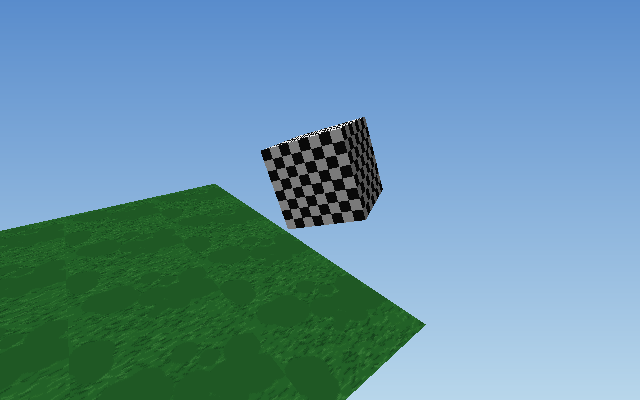

Recreate this plot in Python.
"""
first_cube.py
=============
Milestone demo M1-M4 (handbook section 4): a single textured cube
transformed by hand-built 4x4 matrices.

It reuses the project's own math (math3d), mesh and renderer modules,
so it doubles as a sanity check of the whole pipeline:

    M1 vector / dot / cross        -> normal + lighting term
    M2 4x4 matrix multiplication   -> model matrix T @ R @ S
    M3 camera basis + view matrix  -> world -> camera space
    M4 perspective projection      -> screen space + z-buffer

Run:  python first_cube.py            (writes first_cube.png)
"""

import math

import numpy as np
from PIL import Image

import config as C
import math3d as MT
import mesh as MSH
import textures as T
from raster import Renderer


def build_view(eye, target, width, height):
    """M3: an explicit 4x4 view matrix + projection matrix."""
    right, up, forward = MT.camera_basis(eye, target)
    view = np.eye(4, dtype=float)
    view[0, :3] = right
    view[1, :3] = up
    view[2, :3] = forward          # camera looks down +Z
    view[:3, 3] = -view[:3, :3] @ np.asarray(eye, dtype=float)

    f = MT.focal_length(height, C.FOV_Y_DEG)
    proj = np.zeros((4, 4), dtype=float)
    proj[0, 0] = f
    proj[1, 1] = f
    proj[2, 2] = 1.0
    proj[2, 3] = 0.0
    return view, proj, f


def main():
    width, height = 640, 400
    renderer = Renderer(width, height)

    # M2: model matrix = translate * rotate_y * rotate_x * scale
    angle = math.radians(28.0)
    model = (MT.translation(0.0, 1.1, 3.2)
             @ MT.rotation_y(angle)
             @ MT.rotation_x(math.radians(18.0))
             @ MT.scale(1.4))

    cube = MSH.box((0.0, 0.0, 0.0), (1.0, 1.0, 1.0), uv_repeat=1.0)
    cube = MSH.transform_mesh(cube, model)
    cube = MSH.transform_mesh(cube, np.eye(4))  # keep the dtype path exercised

    floor = MSH.tiled_floor(8, 8, tile=2.0)
    floor = MSH.transform_mesh(floor, MT.translation(0.0, -0.7, 1.0))

    eye = np.array([3.2, 2.6, -0.4], dtype=float)
    target = np.array([0.0, 0.5, 3.4], dtype=float)
    view, proj, f = build_view(eye, target, width, height)

    # The renderer wants a camera object; build a tiny shim for this demo.
    class DemoCamera:
        pass

    cam = DemoCamera()
    cam.eye = eye
    cam.basis = MT.camera_basis(eye, target)
    cam.perspective = True
    cam.near = C.NEAR_PLANE
    cam.fov_y = C.FOV_Y_DEG
    cam.focal_px = lambda: f
    cam.ortho_pixels_per_unit = lambda: 45.0
    cam.update = lambda *a, **k: None
    cam.distance = 4.0
    cam.info = lambda: f"M1-M4 cube demo  view={view.shape} proj={proj.shape}"

    renderer.set_camera(cam)
    renderer.clear()
    renderer.draw_mesh(floor, T.get("grass"), tint=(0.85, 0.9, 0.8), cull=False,
                       fog=False)
    renderer.draw_mesh(cube, T.get("checker"), tint=(1.0, 1.0, 1.0))

    img = renderer.to_surface_array()
    Image.fromarray(img).save("first_cube.png")
    print("first_cube.png written; triangles drawn:", renderer.triangles_drawn)
    print("view matrix:\n", np.round(view, 3))
    print("projection matrix (f = %.1f):\n" % f, np.round(proj, 3))


if __name__ == "__main__":
    main()
